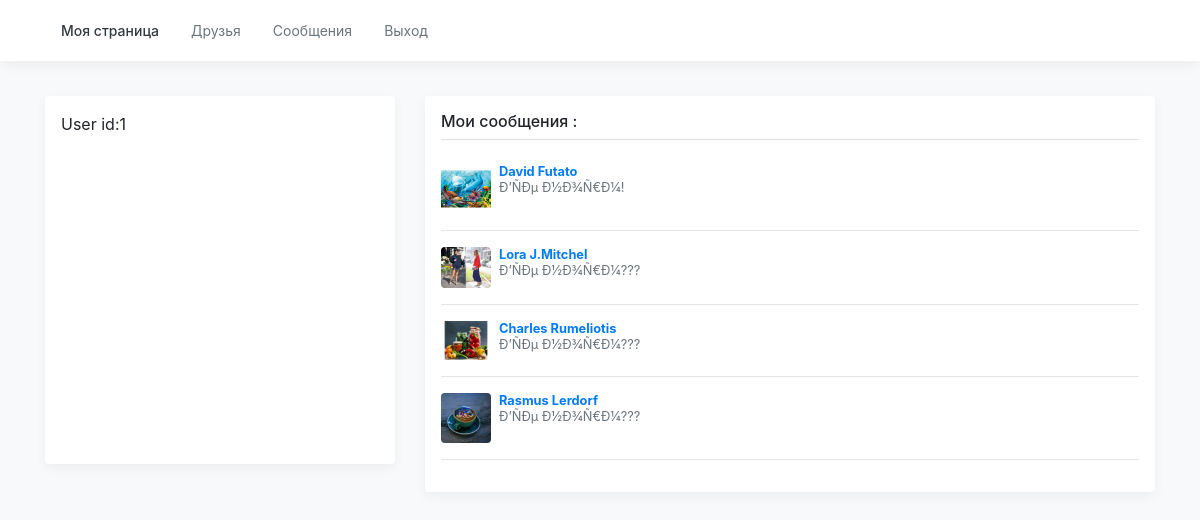
Page /index.php?controller=index&action=mymessages (signed in) on the committed database.
### tables this page shows
CREATE TABLE `conversation` (
  `c_id` int(11) NOT NULL,
  `user_one` varchar(255) NOT NULL,
  `user_two` varchar(255) NOT NULL,
  `ip` varchar(255) NOT NULL,
  `thetime` varchar(255) NOT NULL
);

CREATE TABLE `userinfo` (
  `id` int(11) NOT NULL,
  `user_id` int(11) NOT NULL,
  `first_name` varchar(255) NOT NULL,
  `last_name` varchar(255) NOT NULL,
  `age` varchar(255) NOT NULL,
  `country` varchar(255) NOT NULL,
  `city` varchar(255) NOT NULL,
  `gender` varchar(255) NOT NULL,
  `education` varchar(255) NOT NULL,
  `about` text NOT NULL,
  `user_picture` varchar(255) NOT NULL
);

CREATE TABLE `conversation_reply` (
  `cr_id` int(11) NOT NULL,
  `reply` varchar(255) NOT NULL,
  `user_id_fk` varchar(255) NOT NULL,
  `ip` varchar(255) NOT NULL,
  `thetime` varchar(255) NOT NULL,
  `c_id_fk` varchar(255) NOT NULL
);

### controllers/index_controller.php (called while the page is built, shortened)
<?php
include('models/model.php');
  class IndexController {
  public function mymessages () {
    require_once('views/pages/mymessages.php');
  }
    }
?>

### index.php (called while the page is built, shortened)
<?php
  require_once('views/layout.php');
?>

### models/model.php (called while the page is built, shortened)
<?php
class Conversations {
    public $pdo;
public function myconversations($user_one) {
 $sql = 'SELECT u.user_id,c.c_id,u.username,u.email
 FROM conversation c, users u
 WHERE CASE
 WHEN c.user_one = :user_one
 THEN c.user_two = u.user_id
 WHEN c.user_two = :user_one
 THEN c.user_one= u.user_id
 END
 AND (
 c.user_one = :user_one
 OR c.user_two = :user_one
 )
 Order by c.c_id DESC Limit 20';
    $stmt = $this->pdo->prepare($sql);
    $stmt->execute([
        'user_one' => $user_one
        ]);
    $posts = $stmt->fetchAll();
    return $posts;
}
}

### views/pages/mymessages.php (the view, shortened to what this page needs)
<?php
include('connection.php');
if(isset($_SESSION['id'])){
    $myclass = new Conversations();
    $myclass->pdo = $pdo;
    $user_id = $_SESSION['id'];
    $data = $myclass->myconversations($user_id);
    include('views/header.php');
?>
<?php
echo ' <main role="main" class="container">';
echo ' <br>';
echo '   <div class="row">';
echo '  <div class="col-md-4">';
echo '   <div class="my-3 p-3 bg-white rounded box-shadow">';
echo '   User id:' . $_SESSION['id'];
echo '<br><br><br><br><br><br><br><br><br><br><br><br><br><br>';
echo '   </div>';
echo '   </div>';
echo '   <div class="col-md-8">';
echo '   <div class="my-3 p-3 bg-white rounded box-shadow">';
echo '   <h6 class="border-bottom border-gray pb-2 mb-0">Мои сообщения :</h6>';
echo '<br>';
foreach($data as $key => $val) {
          echo ' <div class="media text-muted">';
          $query = 'SELECT first_name, last_name, user_picture FROM userinfo WHERE user_id = :user_id';
          $stmt = $pdo->prepare($query);
          $stmt->execute([
              'user_id' => $val['user_id']
              ]);
          $userinfo = $stmt->fetch();
          echo ' <img src="images/'.$userinfo['user_picture'].'" alt="" class="mr-2 rounded" hight="50" width="50">';
          echo ' <p class="media-body mb-0 small lh-125 border-gray">';
          echo ' <strong class="d-block text-gray-dark">';
          echo "<a href='index.php?controller=index&action=conversation&c_id={$val['c_id']}'>";
          echo $userinfo['first_name'] . ' ' . $userinfo['last_name'];
          echo "</a>";
          echo '</strong>';
$sql = 'SELECT R.cr_id, R.thetime, R.reply, R.user_id_fk FROM conversation_reply R WHERE R.c_id_fk = :c_id ORDER BY R.cr_id DESC LIMIT 1';
$stmt = $pdo->prepare($sql);
$stmt->execute([
    'c_id' => $val['c_id']
    ]);
$posts = $stmt->fetchAll();
foreach($posts as $key => $post) {
    echo $post['reply'];
}
echo ' </p>';
echo '   </div>';
echo ' <hr>';
}
echo '</div>';
echo '</div>';
echo '</div>';
echo '</main>';
}

### assets/offcanvas.css (style rules this page uses)
html, body { overflow-x: hidden; }
body { padding-top: 56px; }
.border-bottom { border-bottom: 1px solid #e5e5e5; }
.box-shadow { box-shadow: 0 .25rem .75rem rgba(0, 0, 0, .05); }
.lh-125 { line-height: 1.25; }

### rows in the picture
conversation: userinfo.user_picture (picture), userinfo.first_name "David", userinfo.last_name "Futato"
conversation_reply: reply "Ð’ÑÐµ Ð½Ð¾Ñ€Ð¼!"
conversation: userinfo.user_picture (picture), userinfo.first_name "Lora", userinfo.last_name "J.Mitchel"
conversation_reply: reply "Ð’ÑÐµ Ð½Ð¾Ñ€Ð¼???"
conversation: userinfo.user_picture (picture), userinfo.first_name "Charles", userinfo.last_name "Rumeliotis"
conversation_reply: reply "Ð’ÑÐµ Ð½Ð¾Ñ€Ð¼???"
conversation: userinfo.user_picture (picture), userinfo.first_name "Rasmus", userinfo.last_name "Lerdorf"
conversation_reply: reply "Ð’ÑÐµ Ð½Ð¾Ñ€Ð¼???"

### other values in the picture
$_SESSION['id'] "1"
